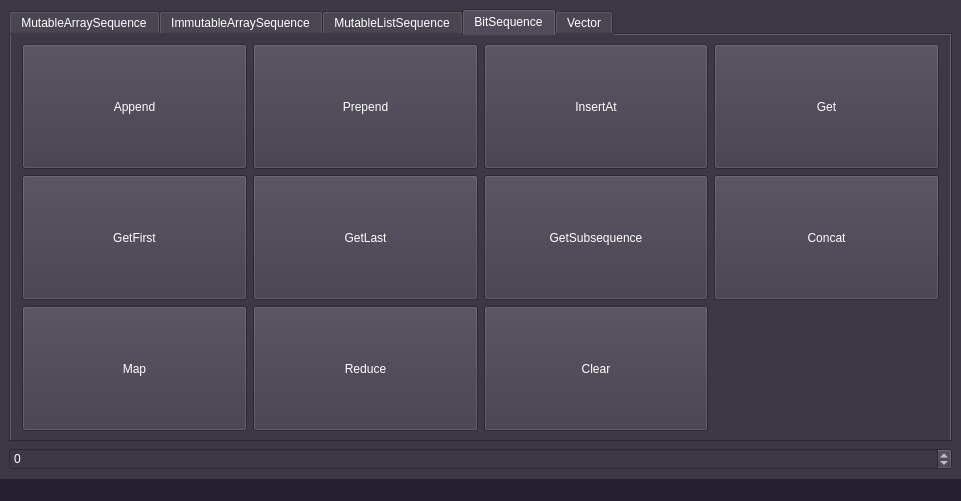
<?xml version="1.0" encoding="UTF-8"?>
<ui version="4.0">
 <class>MainWindow</class>
 <widget class="QMainWindow" name="MainWindow">
  <property name="geometry">
   <rect>
    <x>0</x>
    <y>0</y>
    <width>961</width>
    <height>501</height>
   </rect>
  </property>
  <property name="sizePolicy">
   <sizepolicy hsizetype="Expanding" vsizetype="Expanding">
    <horstretch>1</horstretch>
    <verstretch>1</verstretch>
   </sizepolicy>
  </property>
  <property name="windowTitle">
   <string>Sequence Tester</string>
  </property>
  <property name="styleSheet">
   <string notr="true">background-color: rgb(36, 31, 49);</string>
  </property>
  <property name="toolButtonStyle">
   <enum>Qt::ToolButtonIconOnly</enum>
  </property>
  <widget class="QWidget" name="centralwidget">
   <property name="sizePolicy">
    <sizepolicy hsizetype="Expanding" vsizetype="Expanding">
     <horstretch>1</horstretch>
     <verstretch>1</verstretch>
    </sizepolicy>
   </property>
   <property name="styleSheet">
    <string notr="true">background-color: rgb(61, 56, 70);</string>
   </property>
   <layout class="QGridLayout" name="gridLayout_2">
    <item row="0" column="0">
     <widget class="QTabWidget" name="tabWidget">
      <property name="styleSheet">
       <string notr="true">color: rgb(255, 255, 255);</string>
      </property>
      <property name="currentIndex">
       <number>3</number>
      </property>
      <widget class="QWidget" name="MutableArraySequence">
       <attribute name="title">
        <string>MutableArraySequence</string>
       </attribute>
       <layout class="QGridLayout" name="gridLayout_8">
        <item row="0" column="0">
         <layout class="QGridLayout" name="gridLayout" rowstretch="1,0,0" columnstretch="1,0,0,0">
          <property name="sizeConstraint">
           <enum>QLayout::SetDefaultConstraint</enum>
          </property>
          <property name="leftMargin">
           <number>2</number>
          </property>
          <property name="topMargin">
           <number>0</number>
          </property>
          <property name="rightMargin">
           <number>2</number>
          </property>
          <property name="spacing">
           <number>6</number>
          </property>
          <item row="0" column="2">
           <widget class="QPushButton" name="pushButton_4">
            <property name="sizePolicy">
             <sizepolicy hsizetype="Expanding" vsizetype="Expanding">
              <horstretch>1</horstretch>
              <verstretch>1</verstretch>
             </sizepolicy>
            </property>
            <property name="styleSheet">
             <string notr="true">color: rgb(255, 255, 255);</string>
            </property>
            <property name="text">
             <string>InsertAt</string>
            </property>
           </widget>
          </item>
          <item row="1" column="3">
           <widget class="QPushButton" name="pushButton_9">
            <property name="sizePolicy">
             <sizepolicy hsizetype="Expanding" vsizetype="Expanding">
              <horstretch>1</horstretch>
              <verstretch>1</verstretch>
             </sizepolicy>
            </property>
            <property name="styleSheet">
             <string notr="true">color: rgb(255, 255, 255);</string>
            </property>
            <property name="text">
             <string>Concat</string>
            </property>
           </widget>
          </item>
          <item row="0" column="0">
           <widget class="QPushButton" name="pushButton">
            <property name="sizePolicy">
             <sizepolicy hsizetype="Expanding" vsizetype="Expanding">
              <horstretch>1</horstretch>
              <verstretch>1</verstretch>
             </sizepolicy>
            </property>
            <property name="styleSheet">
             <string notr="true">color: rgb(255, 255, 255);</string>
            </property>
            <property name="text">
             <string>Append</string>
            </property>
           </widget>
          </item>
          <item row="2" column="1">
           <widget class="QPushButton" name="pushButton_11">
            <property name="sizePolicy">
             <sizepolicy hsizetype="Expanding" vsizetype="Expanding">
              <horstretch>1</horstretch>
              <verstretch>1</verstretch>
             </sizepolicy>
            </property>
            <property name="styleSheet">
             <string notr="true">color: rgb(255, 255, 255);</string>
            </property>
            <property name="text">
             <string>Reduce</string>
            </property>
           </widget>
          </item>
          <item row="2" column="0">
           <widget class="QPushButton" name="pushButton_10">
            <property name="sizePolicy">
             <sizepolicy hsizetype="Expanding" vsizetype="Expanding">
              <horstretch>1</horstretch>
              <verstretch>1</verstretch>
             </sizepolicy>
            </property>
            <property name="styleSheet">
             <string notr="true">color: rgb(255, 255, 255);</string>
            </property>
            <property name="text">
             <string>Map</string>
            </property>
           </widget>
          </item>
          <item row="0" column="3">
           <widget class="QPushButton" name="pushButton_5">
            <property name="sizePolicy">
             <sizepolicy hsizetype="Expanding" vsizetype="Expanding">
              <horstretch>1</horstretch>
              <verstretch>1</verstretch>
             </sizepolicy>
            </property>
            <property name="styleSheet">
             <string notr="true">color: rgb(255, 255, 255);</string>
            </property>
            <property name="text">
             <string>Get</string>
            </property>
           </widget>
          </item>
          <item row="1" column="0">
           <widget class="QPushButton" name="pushButton_6">
            <property name="sizePolicy">
             <sizepolicy hsizetype="Expanding" vsizetype="Expanding">
              <horstretch>1</horstretch>
              <verstretch>1</verstretch>
             </sizepolicy>
            </property>
            <property name="styleSheet">
             <string notr="true">color: rgb(255, 255, 255);</string>
            </property>
            <property name="text">
             <string>GetFirst</string>
            </property>
           </widget>
          </item>
          <item row="1" column="2">
           <widget class="QPushButton" name="pushButton_8">
            <property name="sizePolicy">
             <sizepolicy hsizetype="Expanding" vsizetype="Expanding">
              <horstretch>1</horstretch>
              <verstretch>1</verstretch>
             </sizepolicy>
            </property>
            <property name="styleSheet">
             <string notr="true">color: rgb(255, 255, 255);</string>
            </property>
            <property name="text">
             <string>GetSubsequence</string>
            </property>
           </widget>
          </item>
          <item row="2" column="2">
           <widget class="QPushButton" name="pushButton_2">
            <property name="sizePolicy">
             <sizepolicy hsizetype="Expanding" vsizetype="Expanding">
              <horstretch>1</horstretch>
              <verstretch>1</verstretch>
             </sizepolicy>
            </property>
            <property name="styleSheet">
             <string notr="true">color: rgb(255, 255, 255);</string>
            </property>
            <property name="text">
             <string>Clear</string>
            </property>
           </widget>
          </item>
          <item row="1" column="1">
           <widget class="QPushButton" name="pushButton_7">
            <property name="sizePolicy">
             <sizepolicy hsizetype="Expanding" vsizetype="Expanding">
              <horstretch>1</horstretch>
              <verstretch>1</verstretch>
             </sizepolicy>
            </property>
            <property name="styleSheet">
             <string notr="true">color: rgb(255, 255, 255);</string>
            </property>
            <property name="text">
             <string>GetLast</string>
            </property>
           </widget>
          </item>
          <item row="0" column="1">
           <widget class="QPushButton" name="pushButton_3">
            <property name="sizePolicy">
             <sizepolicy hsizetype="Expanding" vsizetype="Expanding">
              <horstretch>1</horstretch>
              <verstretch>1</verstretch>
             </sizepolicy>
            </property>
            <property name="styleSheet">
             <string notr="true">color: rgb(255, 255, 255);</string>
            </property>
            <property name="text">
             <string>Prepend</string>
            </property>
           </widget>
          </item>
         </layout>
        </item>
       </layout>
      </widget>
      <widget class="QWidget" name="ImmutableArraySequence">
       <attribute name="title">
        <string>ImmutableArraySequence</string>
       </attribute>
       <layout class="QGridLayout" name="gridLayout_9">
        <item row="0" column="0">
         <layout class="QGridLayout" name="gridLayout_3" rowstretch="1,0,0" columnstretch="1,0,0,0">
          <property name="sizeConstraint">
           <enum>QLayout::SetDefaultConstraint</enum>
          </property>
          <property name="leftMargin">
           <number>2</number>
          </property>
          <property name="topMargin">
           <number>0</number>
          </property>
          <property name="rightMargin">
           <number>2</number>
          </property>
          <property name="spacing">
           <number>6</number>
          </property>
          <item row="0" column="2">
           <widget class="QPushButton" name="pushButton_12">
            <property name="sizePolicy">
             <sizepolicy hsizetype="Expanding" vsizetype="Expanding">
              <horstretch>1</horstretch>
              <verstretch>1</verstretch>
             </sizepolicy>
            </property>
            <property name="styleSheet">
             <string notr="true">color: rgb(255, 255, 255);</string>
            </property>
            <property name="text">
             <string>InsertAt</string>
            </property>
           </widget>
          </item>
          <item row="1" column="3">
           <widget class="QPushButton" name="pushButton_13">
            <property name="sizePolicy">
             <sizepolicy hsizetype="Expanding" vsizetype="Expanding">
              <horstretch>1</horstretch>
              <verstretch>1</verstretch>
             </sizepolicy>
            </property>
            <property name="styleSheet">
             <string notr="true">color: rgb(255, 255, 255);</string>
            </property>
            <property name="text">
             <string>Concat</string>
            </property>
           </widget>
          </item>
          <item row="0" column="0">
           <widget class="QPushButton" name="pushButton_14">
            <property name="sizePolicy">
             <sizepolicy hsizetype="Expanding" vsizetype="Expanding">
              <horstretch>1</horstretch>
              <verstretch>1</verstretch>
             </sizepolicy>
            </property>
            <property name="styleSheet">
             <string notr="true">color: rgb(255, 255, 255);</string>
            </property>
            <property name="text">
             <string>Append</string>
            </property>
           </widget>
          </item>
          <item row="2" column="1">
           <widget class="QPushButton" name="pushButton_15">
            <property name="sizePolicy">
             <sizepolicy hsizetype="Expanding" vsizetype="Expanding">
              <horstretch>1</horstretch>
              <verstretch>1</verstretch>
             </sizepolicy>
            </property>
            <property name="styleSheet">
             <string notr="true">color: rgb(255, 255, 255);</string>
            </property>
            <property name="text">
             <string>Reduce</string>
            </property>
           </widget>
          </item>
          <item row="2" column="0">
           <widget class="QPushButton" name="pushButton_16">
            <property name="sizePolicy">
             <sizepolicy hsizetype="Expanding" vsizetype="Expanding">
              <horstretch>1</horstretch>
              <verstretch>1</verstretch>
             </sizepolicy>
            </property>
            <property name="styleSheet">
             <string notr="true">color: rgb(255, 255, 255);</string>
            </property>
            <property name="text">
             <string>Map</string>
            </property>
           </widget>
          </item>
          <item row="0" column="3">
           <widget class="QPushButton" name="pushButton_17">
            <property name="sizePolicy">
             <sizepolicy hsizetype="Expanding" vsizetype="Expanding">
              <horstretch>1</horstretch>
              <verstretch>1</verstretch>
             </sizepolicy>
            </property>
            <property name="styleSheet">
             <string notr="true">color: rgb(255, 255, 255);</string>
            </property>
            <property name="text">
             <string>Get</string>
            </property>
           </widget>
          </item>
          <item row="1" column="0">
           <widget class="QPushButton" name="pushButton_18">
            <property name="sizePolicy">
             <sizepolicy hsizetype="Expanding" vsizetype="Expanding">
              <horstretch>1</horstretch>
              <verstretch>1</verstretch>
             </sizepolicy>
            </property>
            <property name="styleSheet">
             <string notr="true">color: rgb(255, 255, 255);</string>
            </property>
            <property name="text">
             <string>GetFirst</string>
            </property>
           </widget>
          </item>
          <item row="1" column="2">
           <widget class="QPushButton" name="pushButton_19">
            <property name="sizePolicy">
             <sizepolicy hsizetype="Expanding" vsizetype="Expanding">
              <horstretch>1</horstretch>
              <verstretch>1</verstretch>
             </sizepolicy>
            </property>
            <property name="styleSheet">
             <string notr="true">color: rgb(255, 255, 255);</string>
            </property>
            <property name="text">
             <string>GetSubsequence</string>
            </property>
           </widget>
          </item>
          <item row="2" column="2">
           <widget class="QPushButton" name="pushButton_20">
            <property name="sizePolicy">
             <sizepolicy hsizetype="Expanding" vsizetype="Expanding">
              <horstretch>1</horstretch>
              <verstretch>1</verstretch>
             </sizepolicy>
            </property>
            <property name="styleSheet">
             <string notr="true">color: rgb(255, 255, 255);</string>
            </property>
            <property name="text">
             <string>Clear</string>
            </property>
           </widget>
          </item>
          <item row="1" column="1">
           <widget class="QPushButton" name="pushButton_21">
            <property name="sizePolicy">
             <sizepolicy hsizetype="Expanding" vsizetype="Expanding">
              <horstretch>1</horstretch>
              <verstretch>1</verstretch>
             </sizepolicy>
            </property>
            <property name="styleSheet">
             <string notr="true">color: rgb(255, 255, 255);</string>
            </property>
            <property name="text">
             <string>GetLast</string>
            </property>
           </widget>
          </item>
          <item row="0" column="1">
           <widget class="QPushButton" name="pushButton_22">
            <property name="sizePolicy">
             <sizepolicy hsizetype="Expanding" vsizetype="Expanding">
              <horstretch>1</horstretch>
              <verstretch>1</verstretch>
             </sizepolicy>
            </property>
            <property name="styleSheet">
             <string notr="true">color: rgb(255, 255, 255);</string>
            </property>
            <property name="text">
             <string>Prepend</string>
            </property>
           </widget>
          </item>
         </layout>
        </item>
       </layout>
      </widget>
      <widget class="QWidget" name="MutableListSequence">
       <attribute name="title">
        <string>MutableListSequence</string>
       </attribute>
       <layout class="QGridLayout" name="gridLayout_10">
        <item row="0" column="0">
         <layout class="QGridLayout" name="gridLayout_4" rowstretch="1,0,0" columnstretch="1,0,0,0">
          <property name="sizeConstraint">
           <enum>QLayout::SetDefaultConstraint</enum>
          </property>
          <property name="leftMargin">
           <number>2</number>
          </property>
          <property name="topMargin">
           <number>0</number>
          </property>
          <property name="rightMargin">
           <number>2</number>
          </property>
          <property name="spacing">
           <number>6</number>
          </property>
          <item row="0" column="2">
           <widget class="QPushButton" name="pushButton_23">
            <property name="sizePolicy">
             <sizepolicy hsizetype="Expanding" vsizetype="Expanding">
              <horstretch>1</horstretch>
              <verstretch>1</verstretch>
             </sizepolicy>
            </property>
            <property name="styleSheet">
             <string notr="true">color: rgb(255, 255, 255);</string>
            </property>
            <property name="text">
             <string>InsertAt</string>
            </property>
           </widget>
          </item>
          <item row="1" column="3">
           <widget class="QPushButton" name="pushButton_24">
            <property name="sizePolicy">
             <sizepolicy hsizetype="Expanding" vsizetype="Expanding">
              <horstretch>1</horstretch>
              <verstretch>1</verstretch>
             </sizepolicy>
            </property>
            <property name="styleSheet">
             <string notr="true">color: rgb(255, 255, 255);</string>
            </property>
            <property name="text">
             <string>Concat</string>
            </property>
           </widget>
          </item>
          <item row="0" column="0">
           <widget class="QPushButton" name="pushButton_25">
            <property name="sizePolicy">
             <sizepolicy hsizetype="Expanding" vsizetype="Expanding">
              <horstretch>1</horstretch>
              <verstretch>1</verstretch>
             </sizepolicy>
            </property>
            <property name="styleSheet">
             <string notr="true">color: rgb(255, 255, 255);</string>
            </property>
            <property name="text">
             <string>Append</string>
            </property>
           </widget>
          </item>
          <item row="2" column="1">
           <widget class="QPushButton" name="pushButton_26">
            <property name="sizePolicy">
             <sizepolicy hsizetype="Expanding" vsizetype="Expanding">
              <horstretch>1</horstretch>
              <verstretch>1</verstretch>
             </sizepolicy>
            </property>
            <property name="styleSheet">
             <string notr="true">color: rgb(255, 255, 255);</string>
            </property>
            <property name="text">
             <string>Reduce</string>
            </property>
           </widget>
          </item>
          <item row="2" column="0">
           <widget class="QPushButton" name="pushButton_27">
            <property name="sizePolicy">
             <sizepolicy hsizetype="Expanding" vsizetype="Expanding">
              <horstretch>1</horstretch>
              <verstretch>1</verstretch>
             </sizepolicy>
            </property>
            <property name="styleSheet">
             <string notr="true">color: rgb(255, 255, 255);</string>
            </property>
            <property name="text">
             <string>Map</string>
            </property>
           </widget>
          </item>
          <item row="0" column="3">
           <widget class="QPushButton" name="pushButton_28">
            <property name="sizePolicy">
             <sizepolicy hsizetype="Expanding" vsizetype="Expanding">
              <horstretch>1</horstretch>
              <verstretch>1</verstretch>
             </sizepolicy>
            </property>
            <property name="styleSheet">
             <string notr="true">color: rgb(255, 255, 255);</string>
            </property>
            <property name="text">
             <string>Get</string>
            </property>
           </widget>
          </item>
          <item row="1" column="0">
           <widget class="QPushButton" name="pushButton_29">
            <property name="sizePolicy">
             <sizepolicy hsizetype="Expanding" vsizetype="Expanding">
              <horstretch>1</horstretch>
              <verstretch>1</verstretch>
             </sizepolicy>
            </property>
            <property name="styleSheet">
             <string notr="true">color: rgb(255, 255, 255);</string>
            </property>
            <property name="text">
             <string>GetFirst</string>
            </property>
           </widget>
          </item>
          <item row="1" column="2">
           <widget class="QPushButton" name="pushButton_30">
            <property name="sizePolicy">
             <sizepolicy hsizetype="Expanding" vsizetype="Expanding">
              <horstretch>1</horstretch>
              <verstretch>1</verstretch>
             </sizepolicy>
            </property>
            <property name="styleSheet">
             <string notr="true">color: rgb(255, 255, 255);</string>
            </property>
            <property name="text">
             <string>GetSubsequence</string>
            </property>
           </widget>
          </item>
          <item row="2" column="2">
           <widget class="QPushButton" name="pushButton_31">
            <property name="sizePolicy">
             <sizepolicy hsizetype="Expanding" vsizetype="Expanding">
              <horstretch>1</horstretch>
              <verstretch>1</verstretch>
             </sizepolicy>
            </property>
            <property name="styleSheet">
             <string notr="true">color: rgb(255, 255, 255);</string>
            </property>
            <property name="text">
             <string>Clear</string>
            </property>
           </widget>
          </item>
          <item row="1" column="1">
           <widget class="QPushButton" name="pushButton_32">
            <property name="sizePolicy">
             <sizepolicy hsizetype="Expanding" vsizetype="Expanding">
              <horstretch>1</horstretch>
              <verstretch>1</verstretch>
             </sizepolicy>
            </property>
            <property name="styleSheet">
             <string notr="true">color: rgb(255, 255, 255);</string>
            </property>
            <property name="text">
             <string>GetLast</string>
            </property>
           </widget>
          </item>
          <item row="0" column="1">
           <widget class="QPushButton" name="pushButton_33">
            <property name="sizePolicy">
             <sizepolicy hsizetype="Expanding" vsizetype="Expanding">
              <horstretch>1</horstretch>
              <verstretch>1</verstretch>
             </sizepolicy>
            </property>
            <property name="styleSheet">
             <string notr="true">color: rgb(255, 255, 255);</string>
            </property>
            <property name="text">
             <string>Prepend</string>
            </property>
           </widget>
          </item>
         </layout>
        </item>
       </layout>
      </widget>
      <widget class="QWidget" name="BitSequence">
       <attribute name="title">
        <string>BitSequence</string>
       </attribute>
       <layout class="QGridLayout" name="gridLayout_11">
        <item row="0" column="0">
         <layout class="QGridLayout" name="gridLayout_5" rowstretch="1,0,0" columnstretch="1,0,0,0">
          <property name="sizeConstraint">
           <enum>QLayout::SetDefaultConstraint</enum>
          </property>
          <property name="leftMargin">
           <number>2</number>
          </property>
          <property name="topMargin">
           <number>0</number>
          </property>
          <property name="rightMargin">
           <number>2</number>
          </property>
          <property name="spacing">
           <number>6</number>
          </property>
          <item row="0" column="2">
           <widget class="QPushButton" name="pushButton_34">
            <property name="sizePolicy">
             <sizepolicy hsizetype="Expanding" vsizetype="Expanding">
              <horstretch>1</horstretch>
              <verstretch>1</verstretch>
             </sizepolicy>
            </property>
            <property name="styleSheet">
             <string notr="true">color: rgb(255, 255, 255);</string>
            </property>
            <property name="text">
             <string>InsertAt</string>
            </property>
           </widget>
          </item>
          <item row="1" column="3">
           <widget class="QPushButton" name="pushButton_35">
            <property name="sizePolicy">
             <sizepolicy hsizetype="Expanding" vsizetype="Expanding">
              <horstretch>1</horstretch>
              <verstretch>1</verstretch>
             </sizepolicy>
            </property>
            <property name="styleSheet">
             <string notr="true">color: rgb(255, 255, 255);</string>
            </property>
            <property name="text">
             <string>Concat</string>
            </property>
           </widget>
          </item>
          <item row="0" column="0">
           <widget class="QPushButton" name="pushButton_36">
            <property name="sizePolicy">
             <sizepolicy hsizetype="Expanding" vsizetype="Expanding">
              <horstretch>1</horstretch>
              <verstretch>1</verstretch>
             </sizepolicy>
            </property>
            <property name="styleSheet">
             <string notr="true">color: rgb(255, 255, 255);</string>
            </property>
            <property name="text">
             <string>Append</string>
            </property>
           </widget>
          </item>
          <item row="2" column="1">
           <widget class="QPushButton" name="pushButton_37">
            <property name="sizePolicy">
             <sizepolicy hsizetype="Expanding" vsizetype="Expanding">
              <horstretch>1</horstretch>
              <verstretch>1</verstretch>
             </sizepolicy>
            </property>
            <property name="styleSheet">
             <string notr="true">color: rgb(255, 255, 255);</string>
            </property>
            <property name="text">
             <string>Reduce</string>
            </property>
           </widget>
          </item>
          <item row="2" column="0">
           <widget class="QPushButton" name="pushButton_38">
            <property name="sizePolicy">
             <sizepolicy hsizetype="Expanding" vsizetype="Expanding">
              <horstretch>1</horstretch>
              <verstretch>1</verstretch>
             </sizepolicy>
            </property>
            <property name="styleSheet">
             <string notr="true">color: rgb(255, 255, 255);</string>
            </property>
            <property name="text">
             <string>Map</string>
            </property>
           </widget>
          </item>
          <item row="0" column="3">
           <widget class="QPushButton" name="pushButton_39">
            <property name="sizePolicy">
             <sizepolicy hsizetype="Expanding" vsizetype="Expanding">
              <horstretch>1</horstretch>
              <verstretch>1</verstretch>
             </sizepolicy>
            </property>
            <property name="styleSheet">
             <string notr="true">color: rgb(255, 255, 255);</string>
            </property>
            <property name="text">
             <string>Get</string>
            </property>
           </widget>
          </item>
          <item row="1" column="0">
           <widget class="QPushButton" name="pushButton_40">
            <property name="sizePolicy">
             <sizepolicy hsizetype="Expanding" vsizetype="Expanding">
              <horstretch>1</horstretch>
              <verstretch>1</verstretch>
             </sizepolicy>
            </property>
            <property name="styleSheet">
             <string notr="true">color: rgb(255, 255, 255);</string>
            </property>
            <property name="text">
             <string>GetFirst</string>
            </property>
           </widget>
          </item>
          <item row="1" column="2">
           <widget class="QPushButton" name="pushButton_41">
            <property name="sizePolicy">
             <sizepolicy hsizetype="Expanding" vsizetype="Expanding">
              <horstretch>1</horstretch>
              <verstretch>1</verstretch>
             </sizepolicy>
            </property>
            <property name="styleSheet">
             <string notr="true">color: rgb(255, 255, 255);</string>
            </property>
            <property name="text">
             <string>GetSubsequence</string>
            </property>
           </widget>
          </item>
          <item row="2" column="2">
           <widget class="QPushButton" name="pushButton_42">
            <property name="sizePolicy">
             <sizepolicy hsizetype="Expanding" vsizetype="Expanding">
              <horstretch>1</horstretch>
              <verstretch>1</verstretch>
             </sizepolicy>
            </property>
            <property name="styleSheet">
             <string notr="true">color: rgb(255, 255, 255);</string>
            </property>
            <property name="text">
             <string>Clear</string>
            </property>
           </widget>
          </item>
          <item row="1" column="1">
           <widget class="QPushButton" name="pushButton_43">
            <property name="sizePolicy">
             <sizepolicy hsizetype="Expanding" vsizetype="Expanding">
              <horstretch>1</horstretch>
              <verstretch>1</verstretch>
             </sizepolicy>
            </property>
            <property name="styleSheet">
             <string notr="true">color: rgb(255, 255, 255);</string>
            </property>
            <property name="text">
             <string>GetLast</string>
            </property>
           </widget>
          </item>
          <item row="0" column="1">
           <widget class="QPushButton" name="pushButton_44">
            <property name="sizePolicy">
             <sizepolicy hsizetype="Expanding" vsizetype="Expanding">
              <horstretch>1</horstretch>
              <verstretch>1</verstretch>
             </sizepolicy>
            </property>
            <property name="styleSheet">
             <string notr="true">color: rgb(255, 255, 255);</string>
            </property>
            <property name="text">
             <string>Prepend</string>
            </property>
           </widget>
          </item>
         </layout>
        </item>
       </layout>
      </widget>
      <widget class="QWidget" name="Vector">
       <attribute name="title">
        <string>Vector</string>
       </attribute>
       <layout class="QGridLayout" name="gridLayout_7">
        <item row="0" column="0">
         <layout class="QGridLayout" name="gridLayout_6" rowstretch="1,0,0" columnstretch="1,0,0,0">
          <property name="sizeConstraint">
           <enum>QLayout::SetDefaultConstraint</enum>
          </property>
          <property name="leftMargin">
           <number>2</number>
          </property>
          <property name="topMargin">
           <number>0</number>
          </property>
          <property name="rightMargin">
           <number>2</number>
          </property>
          <property name="spacing">
           <number>6</number>
          </property>
          <item row="0" column="2">
           <widget class="QPushButton" name="pushButton_45">
            <property name="sizePolicy">
             <sizepolicy hsizetype="Expanding" vsizetype="Expanding">
              <horstretch>1</horstretch>
              <verstretch>1</verstretch>
             </sizepolicy>
            </property>
            <property name="styleSheet">
             <string notr="true">color: rgb(255, 255, 255);</string>
            </property>
            <property name="text">
             <string>InsertAt</string>
            </property>
           </widget>
          </item>
          <item row="1" column="3">
           <widget class="QPushButton" name="pushButton_46">
            <property name="sizePolicy">
             <sizepolicy hsizetype="Expanding" vsizetype="Expanding">
              <horstretch>1</horstretch>
              <verstretch>1</verstretch>
             </sizepolicy>
            </property>
            <property name="styleSheet">
             <string notr="true">color: rgb(255, 255, 255);</string>
            </property>
            <property name="text">
             <string>Concat</string>
            </property>
           </widget>
          </item>
          <item row="2" column="1">
           <widget class="QPushButton" name="pushButton_48">
            <property name="sizePolicy">
             <sizepolicy hsizetype="Expanding" vsizetype="Expanding">
              <horstretch>1</horstretch>
              <verstretch>1</verstretch>
             </sizepolicy>
            </property>
            <property name="styleSheet">
             <string notr="true">color: rgb(255, 255, 255);</string>
            </property>
            <property name="text">
             <string>Reduce</string>
            </property>
           </widget>
          </item>
          <item row="2" column="0">
           <widget class="QPushButton" name="pushButton_49">
            <property name="sizePolicy">
             <sizepolicy hsizetype="Expanding" vsizetype="Expanding">
              <horstretch>1</horstretch>
              <verstretch>1</verstretch>
             </sizepolicy>
            </property>
            <property name="styleSheet">
             <string notr="true">color: rgb(255, 255, 255);</string>
            </property>
            <property name="text">
             <string>Map</string>
            </property>
           </widget>
          </item>
          <item row="0" column="3">
           <widget class="QPushButton" name="pushButton_50">
            <property name="sizePolicy">
             <sizepolicy hsizetype="Expanding" vsizetype="Expanding">
              <horstretch>1</horstretch>
              <verstretch>1</verstretch>
             </sizepolicy>
            </property>
            <property name="styleSheet">
             <string notr="true">color: rgb(255, 255, 255);</string>
            </property>
            <property name="text">
             <string>Get</string>
            </property>
           </widget>
          </item>
          <item row="1" column="0">
           <widget class="QPushButton" name="pushButton_51">
            <property name="sizePolicy">
             <sizepolicy hsizetype="Expanding" vsizetype="Expanding">
              <horstretch>1</horstretch>
              <verstretch>1</verstretch>
             </sizepolicy>
            </property>
            <property name="styleSheet">
             <string notr="true">color: rgb(255, 255, 255);</string>
            </property>
            <property name="text">
             <string>GetFirst</string>
            </property>
           </widget>
          </item>
          <item row="1" column="2">
           <widget class="QPushButton" name="pushButton_52">
            <property name="sizePolicy">
             <sizepolicy hsizetype="Expanding" vsizetype="Expanding">
              <horstretch>1</horstretch>
              <verstretch>1</verstretch>
             </sizepolicy>
            </property>
            <property name="styleSheet">
             <string notr="true">color: rgb(255, 255, 255);</string>
            </property>
            <property name="text">
             <string>GetSubsequence</string>
            </property>
           </widget>
          </item>
          <item row="2" column="2">
           <widget class="QPushButton" name="pushButton_53">
            <property name="sizePolicy">
             <sizepolicy hsizetype="Expanding" vsizetype="Expanding">
              <horstretch>1</horstretch>
              <verstretch>1</verstretch>
             </sizepolicy>
            </property>
            <property name="styleSheet">
             <string notr="true">color: rgb(255, 255, 255);</string>
            </property>
            <property name="text">
             <string>Clear</string>
            </property>
           </widget>
          </item>
          <item row="1" column="1">
           <widget class="QPushButton" name="pushButton_54">
            <property name="sizePolicy">
             <sizepolicy hsizetype="Expanding" vsizetype="Expanding">
              <horstretch>1</horstretch>
              <verstretch>1</verstretch>
             </sizepolicy>
            </property>
            <property name="styleSheet">
             <string notr="true">color: rgb(255, 255, 255);</string>
            </property>
            <property name="text">
             <string>GetLast</string>
            </property>
           </widget>
          </item>
          <item row="0" column="1">
           <widget class="QPushButton" name="pushButton_55">
            <property name="sizePolicy">
             <sizepolicy hsizetype="Expanding" vsizetype="Expanding">
              <horstretch>1</horstretch>
              <verstretch>1</verstretch>
             </sizepolicy>
            </property>
            <property name="styleSheet">
             <string notr="true">color: rgb(255, 255, 255);</string>
            </property>
            <property name="text">
             <string>Prepend</string>
            </property>
           </widget>
          </item>
          <item row="0" column="0">
           <widget class="QPushButton" name="pushButton_47">
            <property name="sizePolicy">
             <sizepolicy hsizetype="Expanding" vsizetype="Expanding">
              <horstretch>1</horstretch>
              <verstretch>1</verstretch>
             </sizepolicy>
            </property>
            <property name="styleSheet">
             <string notr="true">color: rgb(255, 255, 255);</string>
            </property>
            <property name="text">
             <string>Append</string>
            </property>
           </widget>
          </item>
         </layout>
        </item>
       </layout>
      </widget>
     </widget>
    </item>
    <item row="2" column="0">
     <widget class="QSpinBox" name="spinBox">
      <property name="styleSheet">
       <string notr="true">color: rgb(255, 255, 255);</string>
      </property>
      <property name="minimum">
       <number>-2147483647</number>
      </property>
      <property name="maximum">
       <number>2147483647</number>
      </property>
      <property name="singleStep">
       <number>1</number>
      </property>
     </widget>
    </item>
   </layout>
  </widget>
  <widget class="QStatusBar" name="statusbar"/>
 </widget>
 <resources/>
 <connections/>
</ui>
